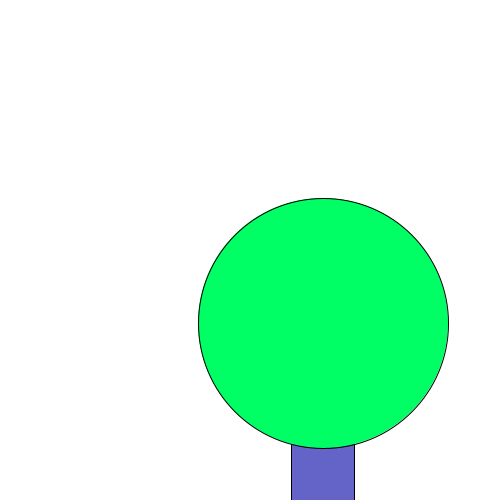
Frame 1 (no input)
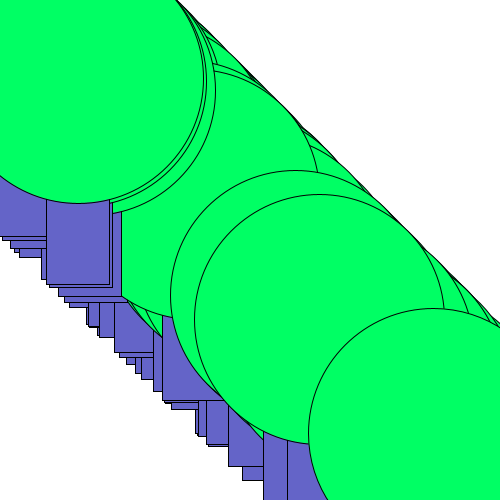
Frame 60 (the mouse pressed at the canvas centre just before this capture)
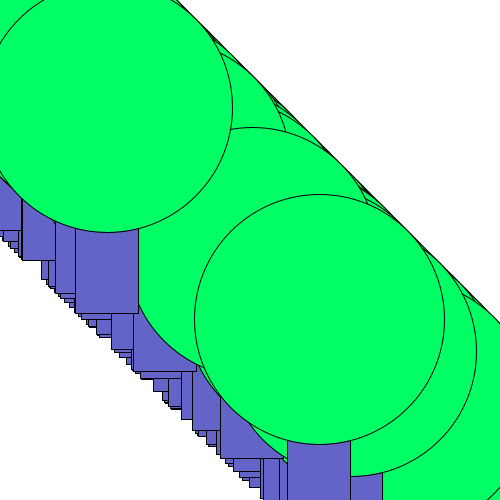
Frame 120 (the mouse held since frame 60 and released just before this capture)

The Processing sketch that drew these frames (run headless with seeded random() and noise(); from frame 60 on, the mouse is pressed at the canvas centre):

// Processing sketch: week_1_Code_1
// ── week_1_Code_1.pde
int bgColor=255;
int treePosition; 
int treeSize;
//set integers for the whole project and add as needed in parenthesis 

void setup() {
  //first parameter is widthh, 2nd is height
  size(500,500);
  background(bgColor);
  
   
  treeSize= int(width*.5);
  
  //prints to our console
  println(treePosition);
}


void draw (){
  
 treePosition= int(width*random(0,1));
  fill(0,0,200);
  //ellipse(x position, y position, width, height);
 // ellipse(200,300,80,400 );
//  fill (255,0,0);
 // rect (100,100,100,50);
 // fill (0,255,0);
  //rect(200,100,80,50);
  
  //this draws the rectangle from the center
  rectMode(CENTER);
  fill(100,100,200);
  rect(treePosition,treePosition + 50,treeSize*.25,treeSize*1.25);

 fill (0,255,100);
 ellipse (treePosition,treePosition,treeSize,treeSize);
 
 
}
